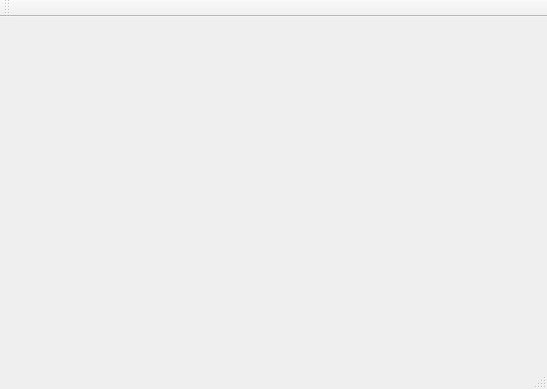
<?xml version="1.0" encoding="UTF-8"?>
<ui version="4.0">
 <class>MainWindow</class>
 <widget class="QMainWindow" name="MainWindow">
  <property name="geometry">
   <rect>
    <x>0</x>
    <y>0</y>
    <width>547</width>
    <height>389</height>
   </rect>
  </property>
  <property name="windowTitle">
   <string>MainWindow</string>
  </property>
  <widget class="QWidget" name="centralWidget">
   <widget class="Troj" name="ekran" native="true">
    <property name="geometry">
     <rect>
      <x>30</x>
      <y>20</y>
      <width>240</width>
      <height>200</height>
     </rect>
    </property>
   </widget>
   <widget class="Textura" name="wzor" native="true">
    <property name="geometry">
     <rect>
      <x>280</x>
      <y>20</y>
      <width>240</width>
      <height>200</height>
     </rect>
    </property>
   </widget>
  </widget>
  <widget class="QMenuBar" name="menuBar">
   <property name="geometry">
    <rect>
     <x>0</x>
     <y>0</y>
     <width>547</width>
     <height>25</height>
    </rect>
   </property>
  </widget>
  <widget class="QToolBar" name="mainToolBar">
   <attribute name="toolBarArea">
    <enum>TopToolBarArea</enum>
   </attribute>
   <attribute name="toolBarBreak">
    <bool>false</bool>
   </attribute>
  </widget>
  <widget class="QStatusBar" name="statusBar"/>
 </widget>
 <layoutdefault spacing="6" margin="11"/>
 <customwidgets>
  <customwidget>
   <class>Troj</class>
   <extends>QWidget</extends>
   <header>troj.h</header>
   <container>1</container>
  </customwidget>
  <customwidget>
   <class>Textura</class>
   <extends>QWidget</extends>
   <header>textura.h</header>
   <container>1</container>
  </customwidget>
 </customwidgets>
 <resources/>
 <connections/>
</ui>
